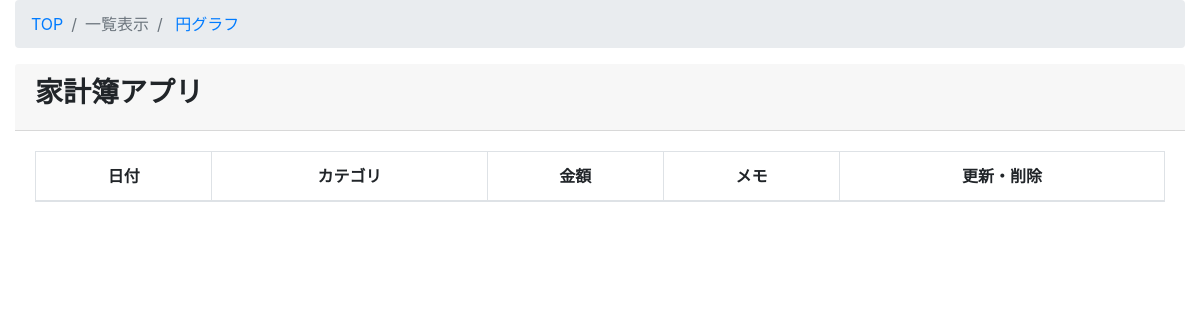
The page /kakeibo/kakeibo_list/ on the database as committed earlier.
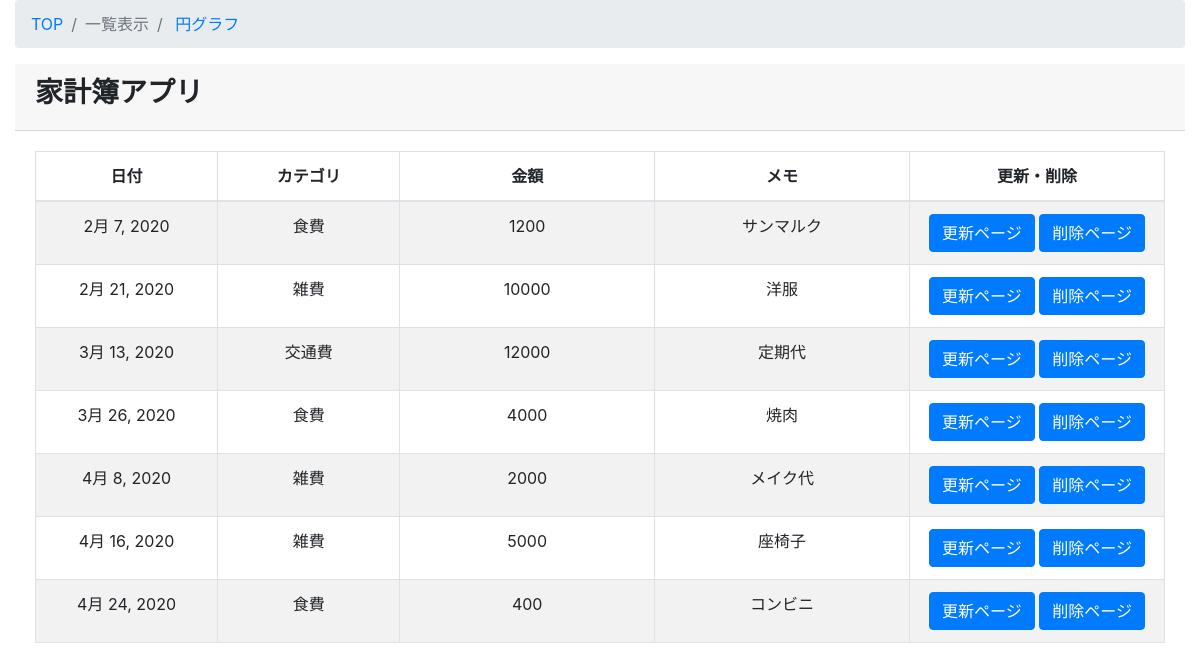
The same page on the database as committed later.
### kakeibo/models.py (models this page shows, shortened)
class Kakeibo(models.Model):
    class Meta:
        db_table="kakeibo"
        verbose_name="家計簿"
        verbose_name_plural="家計簿"
    date=models.DateField(verbose_name="日付",default=datetime.now)
    category=models.ForeignKey(Category,on_delete=models.PROTECT,verbose_name="カテゴリ")
    money=models.IntegerField(verbose_name="金額",help_text="単位は日本円")
    memo=models.CharField(verbose_name="メモ",max_length=500)

class Category(models.Model):
    class Meta:
        db_table="category"
        verbose_name="カテゴリ"
        verbose_name_plural="カテゴリ"
    category_name=models.CharField(max_length=255,unique=True)
    def __str__(self):
        return self.category_name

### kakeibo/views.py (the view)
# urls.py: path('kakeibo_list/',views.KakeiboListView.as_view(),name='kakeibo_list'),
class KakeiboListView(ListView):
    model=Kakeibo
    template_name='kakeibo/kakeibo_list.html'
    def queryset(self):
        return Kakeibo.objects.all()

### kakeibo/templates/kakeibo/kakeibo_list.html
{% extends 'kakeibo/base.html' %}
{% block content %}
<div class="content-wrapper">
    <div class="container-fluid">
        <ol class="breadcrumb">
            <li class="breadcrumb-item">
                <a href="{% url 'kakeibo:kakeibo_list' %}">TOP</a>
            </li>
            <li class="breadcrumb-item active">一覧表示</li>
            <li class="breadcrumb-item">
                <a href="{% url 'kakeibo:kakeibo_circle' %}">円グラフ</a>
            </li>
        </ol>
        <div clss="card mb-3">
            <div class="card-header">
                <h3><b>家計簿アプリ</b></h3></div>
            <div class="card-body">
                <div class="table-responsive">
                    <table id=kakeibo_list width="100%" class="table table-striped table-bordered table-hover">
                        <thead>
                            <tr>
                                <th class="text-center">日付</th>
                                <th class="text-center">カテゴリ</th>
                                <th class="text-center">金額</th>
                                <th class="text-center">メモ</th>
                                <th class="text-center">更新・削除</th>
                            </tr>
                        </thead>
                        <tbody>
                            {% for item in object_list %}
                                <tr class="odd gradeX text-center">
                                    <td class="text-center" width="100">{{ item.date }}</td>
                                    <td class="text-center" width="100">{{ item.category }}</td>
                                    <td class="text-center" width="140">{{ item.money }}</td>
                                    <td class="text-center" width="140">{{ item.memo }}</td>
                                    <td class="text-center" width="140">
                                <a class="btn btn-primary" href="{% url 'kakeibo:kakeibo_update' item.pk %}" role="button">更新ページ</a>
                                <a class="btn btn-primary" href="{% url 'kakeibo:kakeibo_delete' item.pk %}" role="button">削除ページ</a>
                                </td>
                                </tr>
                            {% endfor %}
                        </tbody>
                    </table>
                </div>
            </div>
        </div>
    </div>
</div>
{% endblock content %}

Rows that differ between the two databases and show on the page:
added Kakeibo: date "2月 7, 2020", category "食費", money "1200", memo "サンマルク"
added Kakeibo: date "2月 21, 2020", category "雑費", money "10000", memo "洋服"
added Kakeibo: date "3月 13, 2020", category "交通費", money "12000", memo "定期代"
added Kakeibo: date "3月 26, 2020", category "食費", money "4000", memo "焼肉"
added Kakeibo: date "4月 8, 2020", category "雑費", money "2000", memo "メイク代"
added Kakeibo: date "4月 16, 2020", category "雑費", money "5000", memo "座椅子"
added Kakeibo: date "4月 24, 2020", category "食費", money "400", memo "コンビニ"
